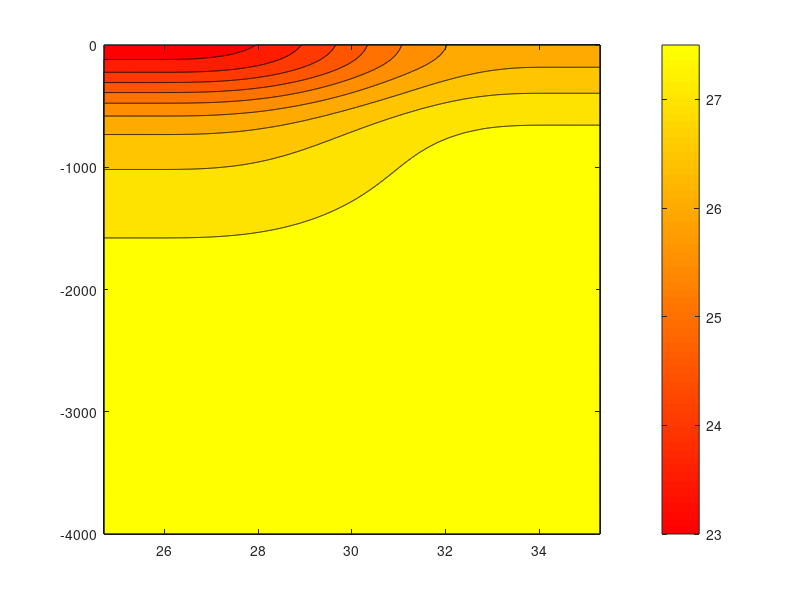

Recreate this plot in MATLAB.
function [rho] = initial_cond
nlat   = 2000;
nz     = 100;
lat_c  =     30;
H      =  -4000;
width  =   2000;
L_jet  =   1600;
radius =  10825;

rho_0  =  27.75;
S_b    =   9.8e-6;
z_surf =   -300;

drho_surf = [0 1.5];
dz        = [300 700];
z_int     = [-400 -1000];

lat_width = rad2deg (width/radius);

lat = lat_c - lat_width/2 : lat_width/nlat : lat_c + lat_width/2;
z   = H : abs(H)/nz : 0;
rho = zeros(nz+1, nlat+1);
sm = zeros(nlat+1);
for i = 1:nlat+1
    sm(i) = smoothing (lat(i));
    for k = 1:nz+1
        rho(k,i) = density_ic (lat(i), z(k));
    end
end
c1 = [28 27.5 27 26.5 26 25.5 25 24.5 24 23.5 23];
caxis([min(c1) max(c1)]);
contourf(lat,z,rho,c1);colormap(autumn);colorbar;

    function [rho] = density_ic(phi, depth)
        drho_N = rho_NS (1, depth);
        drho_S = rho_NS (2, depth);
        
        rho = rho_0 - S_b * (depth - H) + smoothing(phi) * drho_S + drho_N;
    end

    function rho = rho_NS (hemi, depth)
        rho = - 0.5 * drho_int(hemi) * (1 + tanh((d_NS(depth,hemi) - z_int(hemi))/dz(hemi))) ...
            - drho_surf(hemi) / (2*tanh(1)) * (1 + tanh ((z_surf - depth) / z_surf));
    end

    function d = d_NS (depth, hemi)
        d = z_int (hemi) + (depth - z_int (hemi)) ...
            * sqrt (1 + 0.5 * ((depth - z_int (hemi) + abs (depth - z_int (hemi))) ...
            / (1.3*dz(hemi)))^2);
    end

    function  drho = drho_int(hemi)
        if hemi == 1
            %drho = 1.41;
            drho = 1.40 * (1 + tanh((d_NS(0,2)-z_int(2))/dz(2))) / ...
                (1 + tanh((d_NS(0,1)-z_int(1))/dz(1)));
        else
            drho = 1.40;
        end
    end

    function sm = smoothing (phi)
        y = pi * (width/L_jet * (phi - (lat_c - lat_width/2)) / lat_width + 0.5 * (1 - width/L_jet));
        
        if y < 0
            sm = 1;
        elseif y > pi
            sm = 0;
        else
            sm = 1 - (y - sin (y) * cos (y)) / pi;
        end
    end
end

